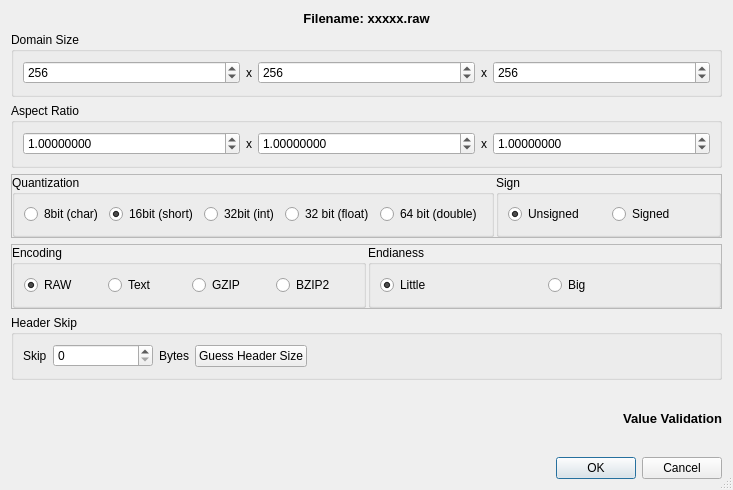
<?xml version="1.0" encoding="UTF-8"?>
<ui version="4.0">
 <class>RAWDialog</class>
 <widget class="QDialog" name="RAWDialog">
  <property name="windowModality">
   <enum>Qt::WindowModal</enum>
  </property>
  <property name="geometry">
   <rect>
    <x>0</x>
    <y>0</y>
    <width>733</width>
    <height>490</height>
   </rect>
  </property>
  <property name="contextMenuPolicy">
   <enum>Qt::DefaultContextMenu</enum>
  </property>
  <property name="windowTitle">
   <string>Load Unknown Dataset</string>
  </property>
  <property name="sizeGripEnabled">
   <bool>true</bool>
  </property>
  <property name="modal">
   <bool>true</bool>
  </property>
  <layout class="QVBoxLayout" name="verticalLayout">
   <item>
    <widget class="QLabel" name="label_srcFilename">
     <property name="sizePolicy">
      <sizepolicy hsizetype="Preferred" vsizetype="Fixed">
       <horstretch>0</horstretch>
       <verstretch>0</verstretch>
      </sizepolicy>
     </property>
     <property name="font">
      <font>
       <pointsize>10</pointsize>
       <weight>75</weight>
       <bold>true</bold>
      </font>
     </property>
     <property name="text">
      <string>Filename: xxxxx.raw</string>
     </property>
     <property name="alignment">
      <set>Qt::AlignCenter</set>
     </property>
    </widget>
   </item>
   <item>
    <widget class="QGroupBox" name="groupBox_VolSize">
     <property name="title">
      <string>Domain Size</string>
     </property>
     <layout class="QHBoxLayout" name="horizontalLayout">
      <item>
       <widget class="QSpinBox" name="spinBox_SizeX">
        <property name="suffix">
         <string/>
        </property>
        <property name="prefix">
         <string/>
        </property>
        <property name="maximum">
         <number>1000000000</number>
        </property>
        <property name="value">
         <number>256</number>
        </property>
       </widget>
      </item>
      <item>
       <widget class="QLabel" name="label">
        <property name="sizePolicy">
         <sizepolicy hsizetype="Fixed" vsizetype="Preferred">
          <horstretch>0</horstretch>
          <verstretch>0</verstretch>
         </sizepolicy>
        </property>
        <property name="text">
         <string>x</string>
        </property>
       </widget>
      </item>
      <item>
       <widget class="QSpinBox" name="spinBox_SizeY">
        <property name="suffix">
         <string/>
        </property>
        <property name="prefix">
         <string/>
        </property>
        <property name="maximum">
         <number>1000000000</number>
        </property>
        <property name="value">
         <number>256</number>
        </property>
       </widget>
      </item>
      <item>
       <widget class="QLabel" name="label_2">
        <property name="sizePolicy">
         <sizepolicy hsizetype="Fixed" vsizetype="Preferred">
          <horstretch>0</horstretch>
          <verstretch>0</verstretch>
         </sizepolicy>
        </property>
        <property name="text">
         <string>x</string>
        </property>
       </widget>
      </item>
      <item>
       <widget class="QSpinBox" name="spinBox_SizeZ">
        <property name="suffix">
         <string/>
        </property>
        <property name="prefix">
         <string/>
        </property>
        <property name="maximum">
         <number>1000000000</number>
        </property>
        <property name="value">
         <number>256</number>
        </property>
       </widget>
      </item>
     </layout>
    </widget>
   </item>
   <item>
    <widget class="QGroupBox" name="groupBox">
     <property name="title">
      <string>Aspect Ratio</string>
     </property>
     <layout class="QHBoxLayout" name="horizontalLayout_2">
      <item>
       <widget class="QDoubleSpinBox" name="doubleSpinBox_AspX">
        <property name="decimals">
         <number>8</number>
        </property>
        <property name="maximum">
         <double>999999999.000000000000000</double>
        </property>
        <property name="value">
         <double>1.000000000000000</double>
        </property>
       </widget>
      </item>
      <item>
       <widget class="QLabel" name="label_4">
        <property name="sizePolicy">
         <sizepolicy hsizetype="Fixed" vsizetype="Preferred">
          <horstretch>0</horstretch>
          <verstretch>0</verstretch>
         </sizepolicy>
        </property>
        <property name="text">
         <string>x</string>
        </property>
       </widget>
      </item>
      <item>
       <widget class="QDoubleSpinBox" name="doubleSpinBox_AspY">
        <property name="decimals">
         <number>8</number>
        </property>
        <property name="maximum">
         <double>999999999.000000000000000</double>
        </property>
        <property name="value">
         <double>1.000000000000000</double>
        </property>
       </widget>
      </item>
      <item>
       <widget class="QLabel" name="label_5">
        <property name="sizePolicy">
         <sizepolicy hsizetype="Fixed" vsizetype="Preferred">
          <horstretch>0</horstretch>
          <verstretch>0</verstretch>
         </sizepolicy>
        </property>
        <property name="text">
         <string>x</string>
        </property>
       </widget>
      </item>
      <item>
       <widget class="QDoubleSpinBox" name="doubleSpinBox_AspZ">
        <property name="decimals">
         <number>8</number>
        </property>
        <property name="maximum">
         <double>999999999.000000000000000</double>
        </property>
        <property name="value">
         <double>1.000000000000000</double>
        </property>
       </widget>
      </item>
     </layout>
    </widget>
   </item>
   <item>
    <widget class="QFrame" name="frame_2">
     <property name="frameShape">
      <enum>QFrame::StyledPanel</enum>
     </property>
     <property name="frameShadow">
      <enum>QFrame::Raised</enum>
     </property>
     <layout class="QHBoxLayout" name="horizontalLayout_8">
      <property name="spacing">
       <number>2</number>
      </property>
      <property name="margin">
       <number>0</number>
      </property>
      <item>
       <widget class="QGroupBox" name="groupBox_2">
        <property name="title">
         <string>Quantization</string>
        </property>
        <layout class="QHBoxLayout" name="horizontalLayout_3">
         <item>
          <widget class="QRadioButton" name="radioButton_8bit">
           <property name="text">
            <string>8bit (char)</string>
           </property>
          </widget>
         </item>
         <item>
          <widget class="QRadioButton" name="radioButton_16bit">
           <property name="text">
            <string>16bit (short)</string>
           </property>
           <property name="checked">
            <bool>true</bool>
           </property>
          </widget>
         </item>
         <item>
          <widget class="QRadioButton" name="radioButton_32BitInt">
           <property name="text">
            <string>32bit (int)</string>
           </property>
          </widget>
         </item>
         <item>
          <widget class="QRadioButton" name="radioButton_32BitFloat">
           <property name="text">
            <string>32 bit (float)</string>
           </property>
          </widget>
         </item>
         <item>
          <widget class="QRadioButton" name="radioButton_64BitFloat">
           <property name="text">
            <string>64 bit (double)</string>
           </property>
          </widget>
         </item>
        </layout>
       </widget>
      </item>
      <item>
       <widget class="QGroupBox" name="groupBox_Sign">
        <property name="title">
         <string>Sign</string>
        </property>
        <layout class="QHBoxLayout" name="horizontalLayout_9">
         <item>
          <widget class="QRadioButton" name="radioButton_Unsigned">
           <property name="text">
            <string>Unsigned</string>
           </property>
           <property name="checked">
            <bool>true</bool>
           </property>
          </widget>
         </item>
         <item>
          <widget class="QRadioButton" name="radioButton_Signed">
           <property name="text">
            <string>Signed</string>
           </property>
          </widget>
         </item>
        </layout>
       </widget>
      </item>
     </layout>
    </widget>
   </item>
   <item>
    <widget class="QFrame" name="frame">
     <property name="frameShape">
      <enum>QFrame::StyledPanel</enum>
     </property>
     <property name="frameShadow">
      <enum>QFrame::Raised</enum>
     </property>
     <layout class="QHBoxLayout" name="horizontalLayout_6">
      <property name="spacing">
       <number>2</number>
      </property>
      <property name="margin">
       <number>0</number>
      </property>
      <item>
       <widget class="QGroupBox" name="groupBox_4">
        <property name="title">
         <string>Encoding</string>
        </property>
        <layout class="QHBoxLayout" name="horizontalLayout_5">
         <item>
          <widget class="QRadioButton" name="radioButton_RAW">
           <property name="toolTip">
            <string/>
           </property>
           <property name="text">
            <string>RAW</string>
           </property>
           <property name="checked">
            <bool>true</bool>
           </property>
          </widget>
         </item>
         <item>
          <widget class="QRadioButton" name="radioButton_Text">
           <property name="text">
            <string>Text</string>
           </property>
          </widget>
         </item>
         <item>
          <widget class="QRadioButton" name="radioButton_GZIP">
           <property name="text">
            <string>GZIP</string>
           </property>
          </widget>
         </item>
         <item>
          <widget class="QRadioButton" name="radioButton_BZIP2">
           <property name="text">
            <string>BZIP2</string>
           </property>
          </widget>
         </item>
        </layout>
       </widget>
      </item>
      <item>
       <widget class="QGroupBox" name="groupBox_Endianess">
        <property name="title">
         <string>Endianess</string>
        </property>
        <layout class="QHBoxLayout" name="horizontalLayout_7">
         <item>
          <widget class="QRadioButton" name="radioButton_LittleEnd">
           <property name="text">
            <string>Little</string>
           </property>
           <property name="checked">
            <bool>true</bool>
           </property>
          </widget>
         </item>
         <item>
          <widget class="QRadioButton" name="radioButton_BigEnd">
           <property name="text">
            <string>Big</string>
           </property>
          </widget>
         </item>
        </layout>
       </widget>
      </item>
     </layout>
    </widget>
   </item>
   <item>
    <widget class="QGroupBox" name="groupBox_3">
     <property name="title">
      <string>Header Skip</string>
     </property>
     <layout class="QHBoxLayout" name="horizontalLayout_4">
      <item>
       <widget class="QLabel" name="label_3">
        <property name="text">
         <string>Skip</string>
        </property>
       </widget>
      </item>
      <item>
       <widget class="QSpinBox" name="spinBox_HeaderSkip">
        <property name="minimumSize">
         <size>
          <width>100</width>
          <height>0</height>
         </size>
        </property>
        <property name="maximum">
         <number>1000000000</number>
        </property>
       </widget>
      </item>
      <item>
       <widget class="QLabel" name="label_6">
        <property name="text">
         <string>Bytes</string>
        </property>
       </widget>
      </item>
      <item>
       <widget class="QPushButton" name="pushButton_GuessHeader">
        <property name="toolTip">
         <string>The guessed size of the header is the size of the file minus the size of the data as specified above. This feature only works if the encoding is raw and if the filesize is larger than the size of the data specified.</string>
        </property>
        <property name="text">
         <string>Guess Header Size</string>
        </property>
       </widget>
      </item>
      <item>
       <spacer name="horizontalSpacer">
        <property name="orientation">
         <enum>Qt::Horizontal</enum>
        </property>
        <property name="sizeHint" stdset="0">
         <size>
          <width>40</width>
          <height>20</height>
         </size>
        </property>
       </spacer>
      </item>
     </layout>
    </widget>
   </item>
   <item>
    <widget class="QLabel" name="label_Information">
     <property name="font">
      <font>
       <pointsize>10</pointsize>
       <weight>75</weight>
       <bold>true</bold>
      </font>
     </property>
     <property name="text">
      <string>Value Validation</string>
     </property>
     <property name="alignment">
      <set>Qt::AlignRight|Qt::AlignTrailing|Qt::AlignVCenter</set>
     </property>
    </widget>
   </item>
   <item>
    <widget class="QDialogButtonBox" name="buttonBox">
     <property name="locale">
      <locale language="English" country="UnitedStates"/>
     </property>
     <property name="orientation">
      <enum>Qt::Horizontal</enum>
     </property>
     <property name="standardButtons">
      <set>QDialogButtonBox::Cancel|QDialogButtonBox::Ok</set>
     </property>
    </widget>
   </item>
  </layout>
 </widget>
 <resources/>
 <connections>
  <connection>
   <sender>buttonBox</sender>
   <signal>accepted()</signal>
   <receiver>RAWDialog</receiver>
   <slot>accept()</slot>
   <hints>
    <hint type="sourcelabel">
     <x>302</x>
     <y>480</y>
    </hint>
    <hint type="destinationlabel">
     <x>157</x>
     <y>274</y>
    </hint>
   </hints>
  </connection>
  <connection>
   <sender>buttonBox</sender>
   <signal>rejected()</signal>
   <receiver>RAWDialog</receiver>
   <slot>reject()</slot>
   <hints>
    <hint type="sourcelabel">
     <x>355</x>
     <y>480</y>
    </hint>
    <hint type="destinationlabel">
     <x>286</x>
     <y>274</y>
    </hint>
   </hints>
  </connection>
  <connection>
   <sender>spinBox_SizeX</sender>
   <signal>valueChanged(QString)</signal>
   <receiver>RAWDialog</receiver>
   <slot>CheckValues()</slot>
   <hints>
    <hint type="sourcelabel">
     <x>71</x>
     <y>66</y>
    </hint>
    <hint type="destinationlabel">
     <x>148</x>
     <y>323</y>
    </hint>
   </hints>
  </connection>
  <connection>
   <sender>spinBox_SizeY</sender>
   <signal>valueChanged(int)</signal>
   <receiver>RAWDialog</receiver>
   <slot>CheckValues()</slot>
   <hints>
    <hint type="sourcelabel">
     <x>339</x>
     <y>73</y>
    </hint>
    <hint type="destinationlabel">
     <x>75</x>
     <y>349</y>
    </hint>
   </hints>
  </connection>
  <connection>
   <sender>spinBox_SizeZ</sender>
   <signal>valueChanged(int)</signal>
   <receiver>RAWDialog</receiver>
   <slot>CheckValues()</slot>
   <hints>
    <hint type="sourcelabel">
     <x>509</x>
     <y>73</y>
    </hint>
    <hint type="destinationlabel">
     <x>396</x>
     <y>27</y>
    </hint>
   </hints>
  </connection>
  <connection>
   <sender>radioButton_8bit</sender>
   <signal>clicked()</signal>
   <receiver>RAWDialog</receiver>
   <slot>CheckValues()</slot>
   <hints>
    <hint type="sourcelabel">
     <x>83</x>
     <y>219</y>
    </hint>
    <hint type="destinationlabel">
     <x>8</x>
     <y>148</y>
    </hint>
   </hints>
  </connection>
  <connection>
   <sender>radioButton_16bit</sender>
   <signal>clicked()</signal>
   <receiver>RAWDialog</receiver>
   <slot>CheckValues()</slot>
   <hints>
    <hint type="sourcelabel">
     <x>181</x>
     <y>219</y>
    </hint>
    <hint type="destinationlabel">
     <x>3</x>
     <y>189</y>
    </hint>
   </hints>
  </connection>
  <connection>
   <sender>radioButton_32BitFloat</sender>
   <signal>clicked()</signal>
   <receiver>RAWDialog</receiver>
   <slot>CheckValues()</slot>
   <hints>
    <hint type="sourcelabel">
     <x>346</x>
     <y>219</y>
    </hint>
    <hint type="destinationlabel">
     <x>435</x>
     <y>201</y>
    </hint>
   </hints>
  </connection>
  <connection>
   <sender>radioButton_RAW</sender>
   <signal>clicked()</signal>
   <receiver>RAWDialog</receiver>
   <slot>CheckValues()</slot>
   <hints>
    <hint type="sourcelabel">
     <x>91</x>
     <y>291</y>
    </hint>
    <hint type="destinationlabel">
     <x>435</x>
     <y>235</y>
    </hint>
   </hints>
  </connection>
  <connection>
   <sender>radioButton_Text</sender>
   <signal>clicked()</signal>
   <receiver>RAWDialog</receiver>
   <slot>CheckValues()</slot>
   <hints>
    <hint type="sourcelabel">
     <x>184</x>
     <y>291</y>
    </hint>
    <hint type="destinationlabel">
     <x>434</x>
     <y>277</y>
    </hint>
   </hints>
  </connection>
  <connection>
   <sender>radioButton_GZIP</sender>
   <signal>clicked()</signal>
   <receiver>RAWDialog</receiver>
   <slot>CheckValues()</slot>
   <hints>
    <hint type="sourcelabel">
     <x>270</x>
     <y>291</y>
    </hint>
    <hint type="destinationlabel">
     <x>439</x>
     <y>308</y>
    </hint>
   </hints>
  </connection>
  <connection>
   <sender>radioButton_BZIP2</sender>
   <signal>clicked()</signal>
   <receiver>RAWDialog</receiver>
   <slot>CheckValues()</slot>
   <hints>
    <hint type="sourcelabel">
     <x>355</x>
     <y>291</y>
    </hint>
    <hint type="destinationlabel">
     <x>435</x>
     <y>264</y>
    </hint>
   </hints>
  </connection>
  <connection>
   <sender>spinBox_HeaderSkip</sender>
   <signal>valueChanged(int)</signal>
   <receiver>RAWDialog</receiver>
   <slot>CheckValues()</slot>
   <hints>
    <hint type="sourcelabel">
     <x>143</x>
     <y>364</y>
    </hint>
    <hint type="destinationlabel">
     <x>237</x>
     <y>325</y>
    </hint>
   </hints>
  </connection>
  <connection>
   <sender>radioButton_RAW</sender>
   <signal>clicked()</signal>
   <receiver>RAWDialog</receiver>
   <slot>ToggleEndianessDialog()</slot>
   <hints>
    <hint type="sourcelabel">
     <x>66</x>
     <y>291</y>
    </hint>
    <hint type="destinationlabel">
     <x>201</x>
     <y>353</y>
    </hint>
   </hints>
  </connection>
  <connection>
   <sender>pushButton_GuessHeader</sender>
   <signal>clicked()</signal>
   <receiver>RAWDialog</receiver>
   <slot>GuessHeaderSize()</slot>
   <hints>
    <hint type="sourcelabel">
     <x>279</x>
     <y>365</y>
    </hint>
    <hint type="destinationlabel">
     <x>440</x>
     <y>358</y>
    </hint>
   </hints>
  </connection>
  <connection>
   <sender>radioButton_32BitInt</sender>
   <signal>clicked()</signal>
   <receiver>RAWDialog</receiver>
   <slot>CheckValues()</slot>
   <hints>
    <hint type="sourcelabel">
     <x>257</x>
     <y>219</y>
    </hint>
    <hint type="destinationlabel">
     <x>521</x>
     <y>150</y>
    </hint>
   </hints>
  </connection>
  <connection>
   <sender>radioButton_32BitFloat</sender>
   <signal>clicked(bool)</signal>
   <receiver>groupBox_Sign</receiver>
   <slot>setDisabled(bool)</slot>
   <hints>
    <hint type="sourcelabel">
     <x>346</x>
     <y>219</y>
    </hint>
    <hint type="destinationlabel">
     <x>722</x>
     <y>236</y>
    </hint>
   </hints>
  </connection>
  <connection>
   <sender>radioButton_32BitInt</sender>
   <signal>clicked(bool)</signal>
   <receiver>groupBox_Sign</receiver>
   <slot>setEnabled(bool)</slot>
   <hints>
    <hint type="sourcelabel">
     <x>257</x>
     <y>219</y>
    </hint>
    <hint type="destinationlabel">
     <x>722</x>
     <y>236</y>
    </hint>
   </hints>
  </connection>
  <connection>
   <sender>radioButton_16bit</sender>
   <signal>clicked(bool)</signal>
   <receiver>groupBox_Sign</receiver>
   <slot>setEnabled(bool)</slot>
   <hints>
    <hint type="sourcelabel">
     <x>181</x>
     <y>219</y>
    </hint>
    <hint type="destinationlabel">
     <x>722</x>
     <y>236</y>
    </hint>
   </hints>
  </connection>
  <connection>
   <sender>radioButton_32BitFloat</sender>
   <signal>clicked(bool)</signal>
   <receiver>radioButton_Signed</receiver>
   <slot>setChecked(bool)</slot>
   <hints>
    <hint type="sourcelabel">
     <x>346</x>
     <y>219</y>
    </hint>
    <hint type="destinationlabel">
     <x>712</x>
     <y>219</y>
    </hint>
   </hints>
  </connection>
  <connection>
   <sender>radioButton_8bit</sender>
   <signal>clicked(bool)</signal>
   <receiver>groupBox_Sign</receiver>
   <slot>setEnabled(bool)</slot>
   <hints>
    <hint type="sourcelabel">
     <x>83</x>
     <y>219</y>
    </hint>
    <hint type="destinationlabel">
     <x>722</x>
     <y>236</y>
    </hint>
   </hints>
  </connection>
  <connection>
   <sender>radioButton_64BitFloat</sender>
   <signal>clicked()</signal>
   <receiver>RAWDialog</receiver>
   <slot>CheckValues()</slot>
   <hints>
    <hint type="sourcelabel">
     <x>386</x>
     <y>210</y>
    </hint>
    <hint type="destinationlabel">
     <x>1</x>
     <y>379</y>
    </hint>
   </hints>
  </connection>
  <connection>
   <sender>radioButton_64BitFloat</sender>
   <signal>clicked(bool)</signal>
   <receiver>radioButton_Signed</receiver>
   <slot>setChecked(bool)</slot>
   <hints>
    <hint type="sourcelabel">
     <x>407</x>
     <y>210</y>
    </hint>
    <hint type="destinationlabel">
     <x>693</x>
     <y>213</y>
    </hint>
   </hints>
  </connection>
 </connections>
 <slots>
  <slot>CheckValues()</slot>
  <slot>ToggleEndianessDialog()</slot>
  <slot>GuessHeaderSize()</slot>
 </slots>
</ui>
